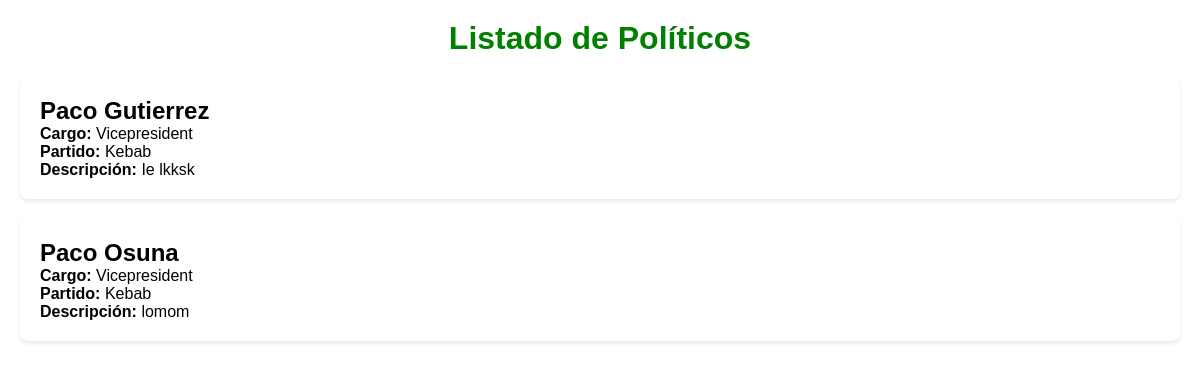
The page /politics/ on the database as committed earlier.
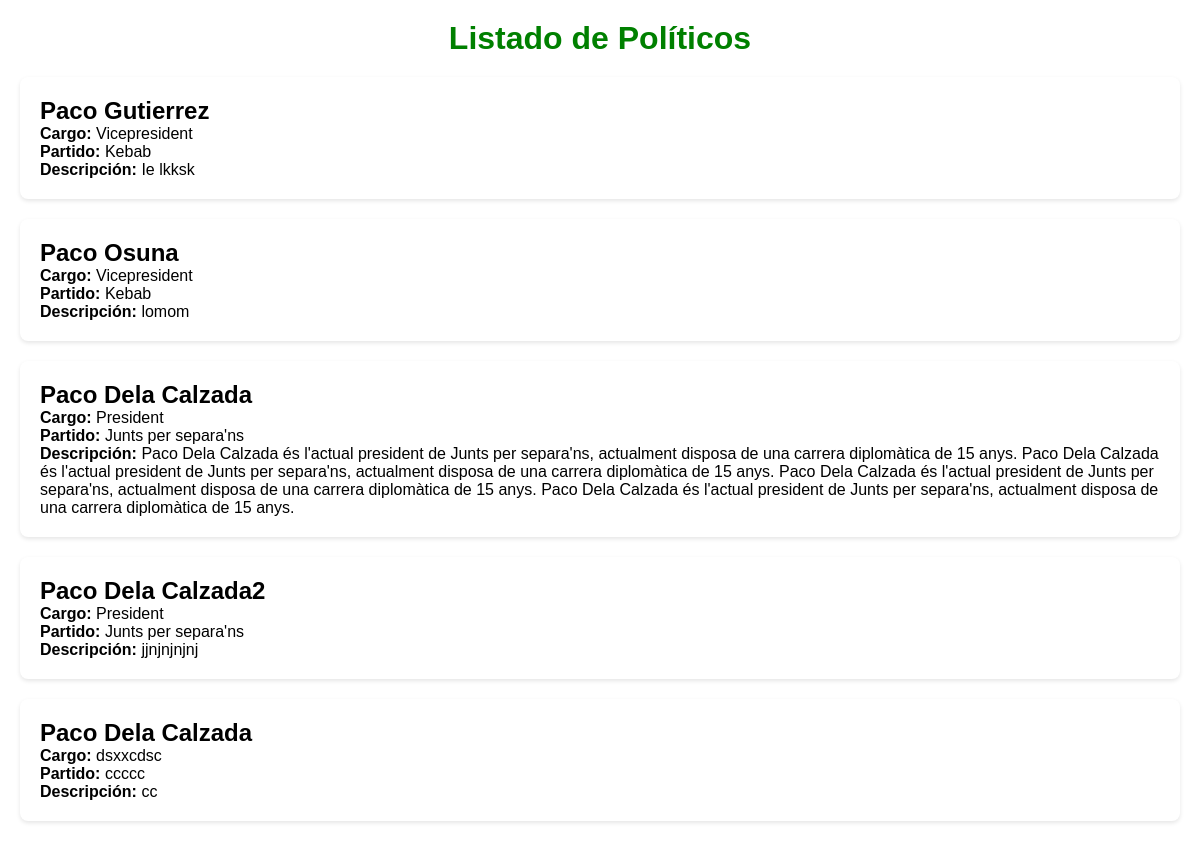
The same page on the database as committed later.
### modelManagement/models.py (models this page shows, shortened)
class Politic(models.Model):
  firstname = models.CharField(max_length=255)
  lastname = models.CharField(max_length=255)
  carrec = models.CharField(max_length=255, null=True)
  partit = models.CharField(max_length=255, null=True)
  description = models.TextField(null=True)

### modelManagement/views.py (the view)
# urls.py: path('politics/', views.politics, name='politics'),
def politics(request):
    politics = Politic.objects.all()
    template = loader.get_template('politics.html')
    context = {
        'politics': politics,
    }
    return HttpResponse(template.render(context, request))

### modelManagement/templates/politics.html (shortened to what this page needs)
{% load static %}
<!DOCTYPE html>
<html lang="es">
<head>
    <link rel="stylesheet" href="{% static 'css/politicStyle.css' %}">
</head>
<body>
    <h1>Listado de Políticos</h1>
    <ul class="politics-list">
        {% for politic in politics %}
            <li class="politician">
                <div class="politician-info">
                    <h2>{{ politic.firstname }} {{ politic.lastname }}</h2>
                    <p><strong>Cargo:</strong> {{ politic.carrec }}</p>
                    <p><strong>Partido:</strong> {{ politic.partit }}</p>
                    <p><strong>Descripción:</strong> {{ politic.description }}</p>
                </div>
            </li>
        {% endfor %}
    </ul>
</body>
</html>

### static/css/politicStyle.css (style rules this page uses)
* { margin: 0; padding: 0; box-sizing: border-box; }
body { font-family: Arial, sans-serif; background-color: #ffffff; padding: 20px; }
h1 { text-align: center; margin-bottom: 20px; color: #008000; }
.politics-list { list-style: none; padding: 0; }
.politician { background-color: #ffffff; border-radius: 8px; box-shadow: 0 2px 4px rgba(0, 0, 0, 0.1); margin-bottom: 20px; padding: 20px; display: flex; justify-content: space-between; transition: background-color 0.3s ease, transform 0.3s ease; }
.politician-info { flex: 1; }

Rows that differ between the two databases and show on the page:
added Politic: firstname "Paco", lastname "Dela Calzada", carrec "President", partit "Junts per separa'ns", description "Paco Dela Calzada és l'actual president de Junts per separa'ns, actualment disposa de una carrera diplomàtica de 15 anys. Paco Dela Calzada és l'actual president de Junts per separa'ns, actualment disposa de una carrera diplomàtica de 15 anys. Paco Dela Calzada és l'actual president de Junts per separa'ns, actualment disposa de una carrera diplomàtica de 15 anys. Paco Dela Calzada és l'actual president de Junts per separa'ns, actualment disposa de una carrera diplomàtica de 15 anys."
added Politic: firstname "Paco", lastname "Dela Calzada2", carrec "President", partit "Junts per separa'ns", description "jjnjnjnjnj"
added Politic: firstname "Paco", lastname "Dela Calzada", carrec "dsxxcdsc", partit "ccccc", description "cc"
